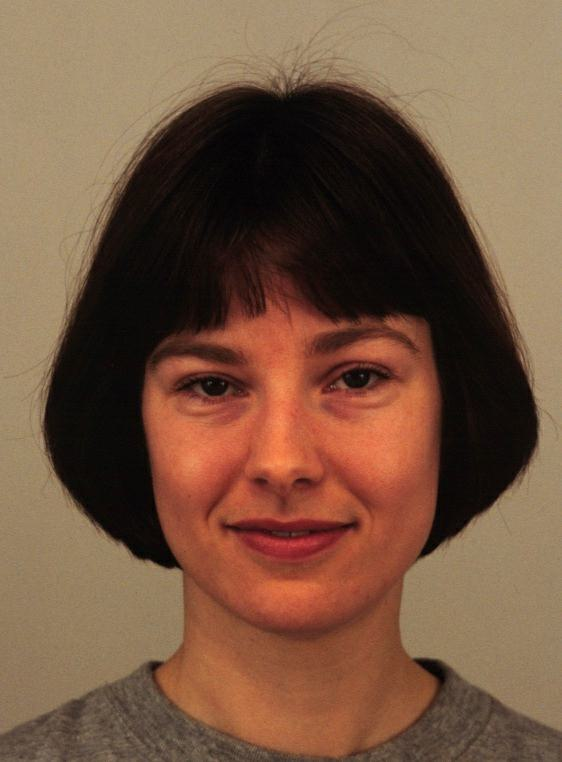
#> input picture img/test.jpg, 562 x 762 px
$ python -i filter.py   (imports and definitions only)
#> lines starting #> are read from the running program, lines starting #| are printed output that depends on the picture
### utils.py
import cv2
import matplotlib.pyplot as plt

# [13 lines left out: functions load_image, show_image, not called in this run]

def plot_comparison(original, filtered, filter_name="Filtered"):
    plt.figure(figsize=(11, 6))
    plt.subplot(1, 2, 1), plt.imshow(cv2.cvtColor(original, cv2.COLOR_HSV2RGB)), plt.title("Original")
    plt.xticks([]), plt.yticks([])
    plt.subplot(1, 2, 2), plt.imshow(cv2.cvtColor(filtered, cv2.COLOR_HSV2RGB)), plt.title(f"{filter_name}")
    plt.xticks([]), plt.yticks([])
    plt.show()

# [7 lines left out: function plot_comparison_grayscale, not called in this run]

### filter.py
import cv2
from utils import plot_comparison

def apply_mean_filter(image, kernel_size=9, grayscale=False):
    if grayscale:
        image = cv2.cvtColor(image, cv2.COLOR_BGR2GRAY)
        new_image = cv2.blur(image, (kernel_size, kernel_size))
        plot_comparison(image, new_image, "Mean Filter", grayscale=True)
    else:
        image = cv2.cvtColor(image, cv2.COLOR_BGR2HSV)
        new_image = cv2.blur(image, (kernel_size, kernel_size))
        plot_comparison(image, new_image, "Mean Filter")

>>> import cv2
>>> picture = cv2.imread('img/test.jpg')
#> picture is the input picture: shape (762, 562, 3); mean B, G, R 64.6, 85.8, 117.8
>>> result = apply_mean_filter(picture)
#> in apply_mean_filter, `image = cv2.cvtColor(image, cv2.COLOR_BGR2HSV)`: image: shape (762, 562, 3); mean H, S, V 18, 115.4, 117.8
#> in apply_mean_filter, `new_image = cv2.blur(image, (kernel_size, kernel_size))`: new_image: shape (762, 562, 3); mean H, S, V 18, 115.4, 117.8
#> in plot_comparison, `plt.show()`:
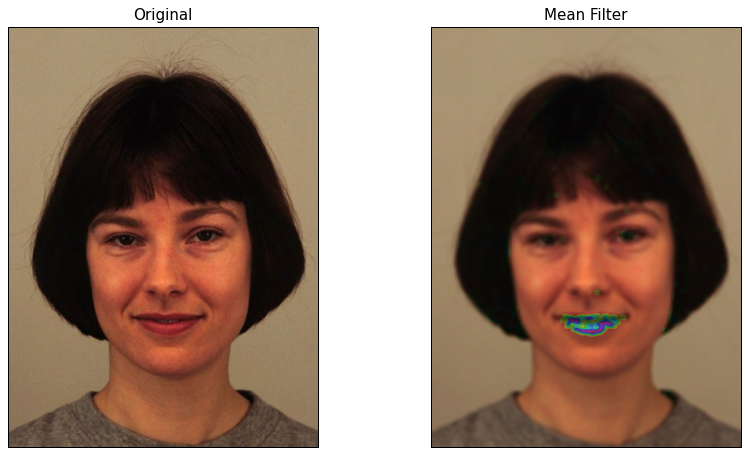
#> figure drawn by matplotlib, 2 panels
